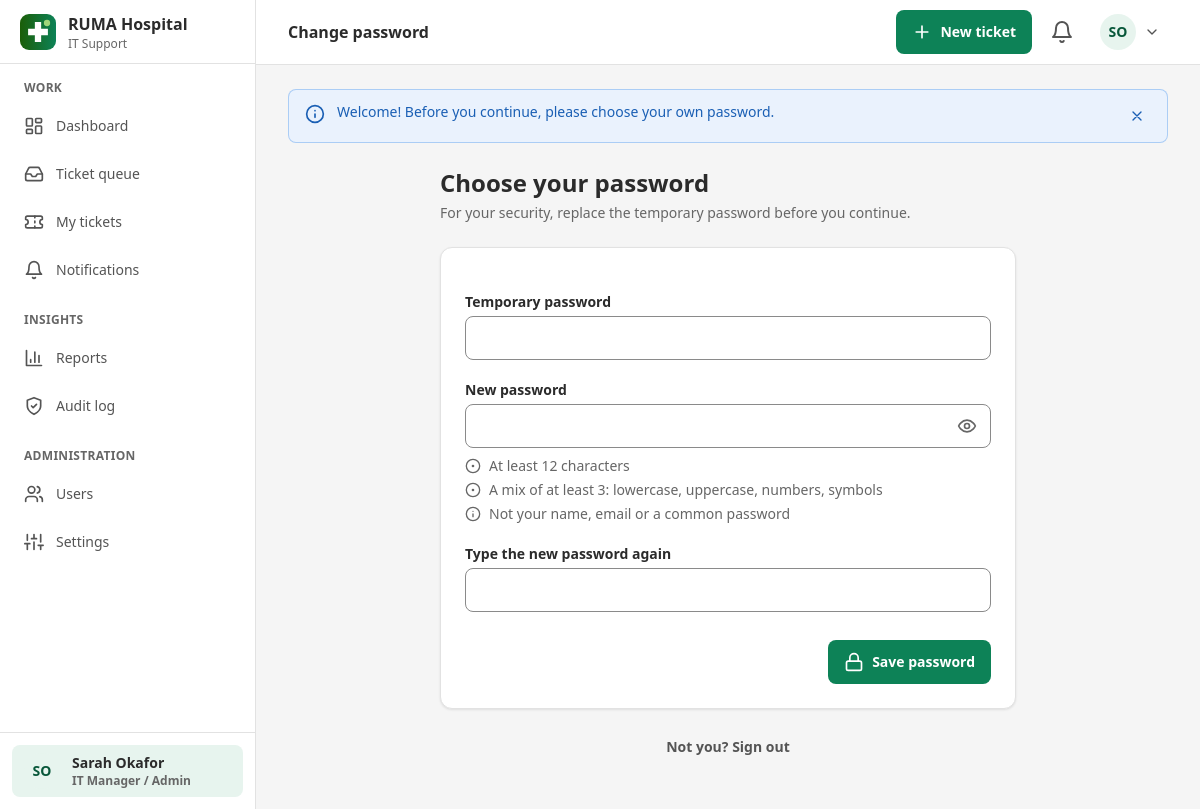
The app's page /account/password (signed in) with its own data.
### tables this page shows
CREATE TABLE users (
    id                   INT UNSIGNED      NOT NULL AUTO_INCREMENT,
    role_id              TINYINT UNSIGNED  NOT NULL,
    department_id        SMALLINT UNSIGNED NULL,
    full_name            VARCHAR(120) NOT NULL,
    email                VARCHAR(190) NOT NULL,
    phone                VARCHAR(30)  NULL,
    job_title            VARCHAR(100) NULL,
    password_hash        VARCHAR(255) NOT NULL,
    must_change_password TINYINT(1)   NOT NULL DEFAULT 1,
    is_active            TINYINT(1)   NOT NULL DEFAULT 1,
    locked_until         DATETIME     NULL,
    last_login_at        DATETIME     NULL,
    password_changed_at  DATETIME     NULL,
    created_at           DATETIME     NOT NULL DEFAULT CURRENT_TIMESTAMP,
    updated_at           DATETIME     NOT NULL DEFAULT CURRENT_TIMESTAMP ON UPDATE CURRENT_TIMESTAMP,
    PRIMARY KEY (id),
    UNIQUE KEY uq_users_email (email),
    KEY idx_users_role (role_id),
    KEY idx_users_department (department_id),
    CONSTRAINT fk_users_role       FOREIGN KEY (role_id)       REFERENCES roles (id),
    CONSTRAINT fk_users_department FOREIGN KEY (department_id) REFERENCES departments (id) ON DELETE SET NULL
);

CREATE TABLE roles (
    id          TINYINT UNSIGNED NOT NULL AUTO_INCREMENT,
    slug        VARCHAR(40)  NOT NULL,
    name        VARCHAR(80)  NOT NULL,
    description VARCHAR(255) NOT NULL DEFAULT '',
    created_at  DATETIME     NOT NULL DEFAULT CURRENT_TIMESTAMP,
    PRIMARY KEY (id),
    UNIQUE KEY uq_roles_slug (slug)
);

### app/Core/View.php (called while the page is built, shortened)
<?php
final class View
{
    public static function render(string $view, array $data = [], ?string $layout = 'app'): string
    {
        $content = self::partial('pages/' . $view, $data);
        return self::partial('layouts/' . $layout, $data + ['content' => $content]);
    }
    public static function partial(string $template, array $data = []): string
    {
        $file = BASE_PATH . '/views/' . $template . '.php';
        extract($data, EXTR_SKIP);
        try {
            include $file;
        } catch (\Throwable $e) {
            ob_end_clean();
            throw $e;
        }
        return (string) ob_get_clean();
    }
    public static function show(string $view, array $data = [], ?string $layout = 'app', int $status = 200): never
    {
        Response::html(self::render($view, $data, $layout), $status);
    }
}

### app/Controllers/AccountController.php (called while the page is built, shortened)
<?php
final class AccountController
{
    public function showPassword(): void
    {
        View::show('account/password', [
            'title'  => 'Change password',
            'forced' => (int) Auth::user()['must_change_password'] === 1,
            'rules'  => PasswordPolicy::rulesText(),
        ]);
    }
}

### public/index.php (called while the page is built, shortened)
<?php
DB::setContext(Auth::id(), Request::ip(), Request::userAgent());
$router = new Router();
$router->dispatch();

### app/Core/Request.php (called while the page is built, shortened)
<?php
final class Request
{
    private static ?string $basePath = null;
    public static function basePath(): string
    {
        if (self::$basePath === null) {
            $dir = str_replace('\\', '/', dirname($_SERVER['SCRIPT_NAME'] ?? '/'));
            self::$basePath = rtrim($dir, '/');
        }
        return self::$basePath;
    }
    public static function path(): string
    {
        $path = parse_url($_SERVER['REQUEST_URI'] ?? '/', PHP_URL_PATH) ?: '/';
        $base = self::basePath();
        $path = '/' . trim($path, '/');
        return $path;
    }
}

### app/Core/Auth.php (called while the page is built, shortened)
<?php
final class Auth
{
    private static ?array $user = null;
    private static bool $loaded = false;
    public static function user(): ?array
    {
        if (!self::$loaded) {
            self::$loaded = true;
            $id = Session::get('user_id');
            self::$user = $id ? DB::one(
                'SELECT u.id, u.full_name, u.email, u.role_id, u.department_id, u.job_title, u.phone,
                        u.must_change_password, u.is_active, r.slug AS role, r.name AS role_name,
                        d.name AS department_name
                 FROM users u
                 JOIN roles r ON r.id = u.role_id
                 LEFT JOIN departments d ON d.id = u.department_id
                 WHERE u.id = ?',
                [$id]
            ) : null;
        }
        return self::$user;
    }
    public static function id(): ?int
    {
        $u = self::user();
        return $u ? (int) $u['id'] : null;
    }
}

### app/Core/Gate.php (called while the page is built, shortened)
<?php
final class Gate
{
    private static ?array $permissions = null;
    public static function permissions(): array
    {
        if (self::$permissions === null) {
            $user = Auth::user();
            self::$permissions = $user ? array_flip(DB::run(
                'SELECT p.slug FROM role_permissions rp JOIN permissions p ON p.id = rp.permission_id WHERE rp.role_id = ?',
                [(int) $user['role_id']]
            )->fetchAll(\PDO::FETCH_COLUMN)) : [];
        }
        return self::$permissions;
    }
    public static function allows(string $permission): bool
    {
        return isset(self::permissions()[$permission]);
    }
    public static function any(string ...$permissions): bool
    {
        foreach ($permissions as $permission) {
            if (self::allows($permission)) {
                return true;
            }
        }
        return false;
    }
}

### app/Core/Env.php (called while the page is built, shortened)
<?php
final class Env
{
    private static array $vars = [];
    public static function get(string $key, mixed $default = null): mixed
    {
        return self::$vars[$key] ?? $default;
    }
}

### config/app.php (called while the page is built, shortened)
<?php
return [
    'name'     => env('APP_NAME', 'RUMA IT Support'),
    'env'      => env('APP_ENV', 'production'),
    'debug'    => env_bool('APP_DEBUG', false),
    'url'      => rtrim((string) env('APP_URL', ''), '/'),
    'timezone' => env('APP_TIMEZONE', 'UTC'),
    'db' => [
        'host'     => env('DB_HOST', 'localhost'),
        'port'     => (int) env('DB_PORT', 3306),
        'database' => env('DB_DATABASE', 'ruma_itsm'),
        'username' => env('DB_USERNAME', ''),
        'password' => env('DB_PASSWORD', ''),
    ],
    'session' => [
        'name'           => env('SESSION_NAME', 'ruma_sid'),
        'idle_minutes'   => (int) env('SESSION_IDLE_MINUTES', 30),
        'absolute_hours' => (int) env('SESSION_ABSOLUTE_HOURS', 12),
        'secure'         => env('SESSION_SECURE', 'auto'),
    ],
    'login' => [
        'max_attempts'    => (int) env('LOGIN_MAX_ATTEMPTS', 5),
        'lock_minutes'    => (int) env('LOGIN_LOCK_MINUTES', 15),
        'ip_max_attempts' => (int) env('LOGIN_IP_MAX_ATTEMPTS', 30),
    ],
    'trusted_proxies' => array_filter(array_map('trim', explode(',', (string) env('TRUSTED_PROXIES', '')))),
    'uploads' => [
        'max_mb' => (int) env('UPLOAD_MAX_MB', 5),
        'path'   => BASE_PATH . '/storage/uploads',
    ],
    'mail' => [
        'enabled'    => env_bool('MAIL_ENABLED', false),
        'host'       => env('MAIL_HOST', ''),
        'port'       => (int) env('MAIL_PORT', 587),
        'username'   => env('MAIL_USERNAME', ''),
        'password'   => env('MAIL_PASSWORD', ''),
        'encryption' => env('MAIL_ENCRYPTION', 'tls'),
        'from'       => env('MAIL_FROM_ADDRESS', 'it-support@ruma.hospital'),
        'from_name'  => env('MAIL_FROM_NAME', 'RUMA IT Support'),
    ],
];

### app/Core/DB.php (called while the page is built, shortened)
<?php
final class DB
{
    private static ?PDO $pdo = null;
    public static function pdo(): PDO
    {
        if (self::$pdo === null) {
            $c = config('db');
            $dsn = sprintf('mysql:host=%s;port=%d;dbname=%s;charset=utf8mb4', $c['host'], $c['port'], $c['database']);
            self::$pdo = new PDO($dsn, $c['username'], $c['password'], [
                PDO::ATTR_ERRMODE            => PDO::ERRMODE_EXCEPTION,
                PDO::ATTR_DEFAULT_FETCH_MODE => PDO::FETCH_ASSOC,
                PDO::ATTR_EMULATE_PREPARES   => false,
                PDO::ATTR_STRINGIFY_FETCHES  => false,
            ]);
            self::$pdo->exec("SET time_zone = '" . (new \DateTime())->format('P') . "'");
            self::$pdo->exec("SET SESSION sql_mode = 'STRICT_ALL_TABLES,NO_ZERO_DATE,NO_ZERO_IN_DATE,ERROR_FOR_DIVISION_BY_ZERO,NO_ENGINE_SUBSTITUTION'");
        }
        return self::$pdo;
    }
    public static function run(string $sql, array $params = []): PDOStatement
    {
        $stmt = self::pdo()->prepare($sql);
        foreach ($params as $key => $value) {
            $name = is_int($key) ? $key + 1 : $key;
            $type = match (true) {
                is_int($value)  => PDO::PARAM_INT,
                is_bool($value) => PDO::PARAM_BOOL,
                $value === null => PDO::PARAM_NULL,
                default         => PDO::PARAM_STR,
            };
            $stmt->bindValue($name, $value, $type);
        }
        $stmt->execute();
        return $stmt;
    }
    public static function one(string $sql, array $params = []): ?array
    {
        $row = self::run($sql, $params)->fetch();
        return $row === false ? null : $row;
    }
    public static function value(string $sql, array $params = []): mixed
    {
        $value = self::run($sql, $params)->fetchColumn();
        return $value === false ? null : $value;
    }
}

### app/navigation.php (called while the page is built, shortened)
<?php
function nav_groups(): array
{
    $groups = [
        'Work' => [
            ['label' => 'Dashboard',     'path' => '/',               'icon' => 'dashboard', 'show' => true],
            ['label' => 'Ticket queue',  'path' => '/tickets',        'icon' => 'inbox',     'show' => can('ticket.view_all')],
            ['label' => 'My tickets',    'path' => '/tickets/mine',   'icon' => 'ticket',    'show' => can('ticket.view_own')],
            ['label' => 'Notifications', 'path' => '/notifications',  'icon' => 'bell',      'show' => true],
        ],
        'Insights' => [
            ['label' => 'Reports',   'path' => '/reports', 'icon' => 'chart',        'show' => can('report.view')],
            ['label' => 'Audit log', 'path' => '/audit',   'icon' => 'shield-check', 'show' => can('audit.view')],
        ],
        'Administration' => [
            ['label' => 'Users',    'path' => '/admin/users',    'icon' => 'users',    'show' => can('admin.users')],
            ['label' => 'Settings', 'path' => '/admin/settings', 'icon' => 'settings', 'show' => can('admin.settings')],
        ],
    ];
    foreach ($groups as $name => $items) {
        $groups[$name] = array_values(array_filter($items, static fn ($i) => $i['show']));
    }
    return $groups;
}
function nav_is_active(string $path): bool
{
    $current = Request::path();
    if ($path === '/') {
        return $current === '/';
    }
    if ($path === '/tickets') {
        return $current === '/tickets' || (bool) preg_match('#^/tickets/\d+#', $current);
    }
    return $current === $path || str_starts_with($current, $path . '/');
}
function unread_notifications(): int
{
    static $count = null;
    return $count ??= (int) DB::value('SELECT COUNT(*) FROM notifications WHERE user_id = ? AND read_at IS NULL', [Auth::id()]);
}

### app/Core/Session.php (called while the page is built, shortened)
<?php
final class Session
{
    public static function pull(string $key, mixed $default = null): mixed
    {
        $value = $_SESSION[$key] ?? $default;
        return $value;
    }
    public static function takeFlashes(): array
    {
        return self::pull('_flash', []);
    }
}

### views/layouts/app.php (the view, shortened to what this page needs)
<?php
$me = user();
$groups = nav_groups();
?>
<!doctype html>
<html lang="en" class="h-full">
<head>
    <link rel="stylesheet" href="<?= e(asset('css/app.css')) ?>">
</head>
<body class="h-full">
<aside class="fixed inset-y-0 left-0 z-30 hidden w-sidebar flex-col border-r border-line bg-white lg:flex" aria-label="Main navigation">
    <a href="<?= e(url('/')) ?>" class="flex h-16 items-center gap-3 border-b border-line px-5 no-underline hover:no-underline">
        <img src="<?= e(asset('img/logo-mark.svg')) ?>" alt="" class="h-9 w-9">
        <span class="leading-tight">
            <span class="block text-base font-bold text-ink">RUMA Hospital</span>
            <span class="block text-xs text-muted">IT Support</span>
        </span>
    </a>
    <?= App\Core\View::partial('partials/nav', ['groups' => $groups]) ?>
    <div class="border-t border-line p-3">
        <a href="<?= e(url('/account')) ?>" class="nav-link" <?= nav_is_active('/account') ? 'aria-current="page"' : '' ?>>
            <span class="avatar" aria-hidden="true"><?= e(initials($me['full_name'])) ?></span>
            <span class="min-w-0">
                <span class="block truncate font-semibold text-ink"><?= e($me['full_name']) ?></span>
                <span class="block truncate text-xs text-muted"><?= e($me['role_name']) ?></span>
            </span>
        </a>
    </div>
</aside>
<div class="flex min-h-full flex-col lg:pl-sidebar">
    <header class="sticky top-0 z-20 border-b border-line bg-white/95 backdrop-blur">
        <div class="mx-auto flex h-16 max-w-7xl items-center gap-3 px-4 sm:px-6 lg:px-8">
            <p class="hidden truncate text-base font-semibold text-ink lg:block"><?= e($title ?? '') ?></p>
            <div class="ml-auto flex items-center gap-1 sm:gap-2">
                <?php if (can('ticket.create')): ?>
                    <a href="<?= e(url('/tickets/create')) ?>" class="btn-primary hidden sm:inline-flex">
                        <?= icon('plus') ?> New ticket
                    </a>
                <?php endif; ?>
                <a href="<?= e(url('/notifications')) ?>" class="btn-icon relative" data-bell
                   aria-label="Notifications<?= unread_notifications() ? ', ' . unread_notifications() . ' unread' : '' ?>">
                    <?= icon('bell', 'h-6 w-6') ?>
                </a>
                <details class="relative hidden lg:block" data-dropdown>
                    <summary class="flex min-h-touch cursor-pointer list-none items-center gap-2 rounded-lg px-2 hover:bg-smoke" aria-label="Account menu">
                        <span class="avatar" aria-hidden="true"><?= e(initials($me['full_name'])) ?></span>
                        <?= icon('chevron-down', 'h-4 w-4') ?>
                    </summary>
                </details>
            </div>
        </div>
    </header>
    <main id="main" tabindex="-1" class="mx-auto w-full max-w-7xl flex-1 px-4 pb-28 pt-6 sm:px-6 lg:px-8 lg:pb-10">
        <?= App\Core\View::partial('partials/flash') ?>
        <?= $content ?>
    </main>
</div>
</body>
</html>

### app/Core/Router.php (shortened to what this page needs)
<?php
final class Router
{
    private array $routes = [];
    private function add(string $method, string $path, array $handler, array $options): void
    {
        $this->routes[] = compact('method', 'path', 'regex', 'handler', 'options');
    }
    public function dispatch(): void
    {
        $path = Request::path();
        $pathMatched = false;
        foreach ($this->routes as $route) {
            if (!preg_match($route['regex'], $path, $m)) {
                continue;
            }
            $pathMatched = true;
            $params = array_map('intval', array_filter($m, 'is_string', ARRAY_FILTER_USE_KEY));
            [$class, $action] = $route['handler'];
            (new $class())->$action(...$params);
            return;
        }
        throw new HttpException($pathMatched ? 405 : 404);
    }
}

### records on screen
users: full_name "SO", full_name "Sarah Okafor", role.name "IT Manager / Admin"

### other values on screen
$name "WORK"
$item['label'] "Dashboard"
$item['label'] "Ticket queue"
$item['label'] "My tickets"
$item['label'] "Notifications"
$name "INSIGHTS"
$item['label'] "Reports"
$item['label'] "Audit log"
$name "ADMINISTRATION"
$item['label'] "Users"
$item['label'] "Settings"
$flash['message'] "Welcome! Before you continue, please choose your own password."
